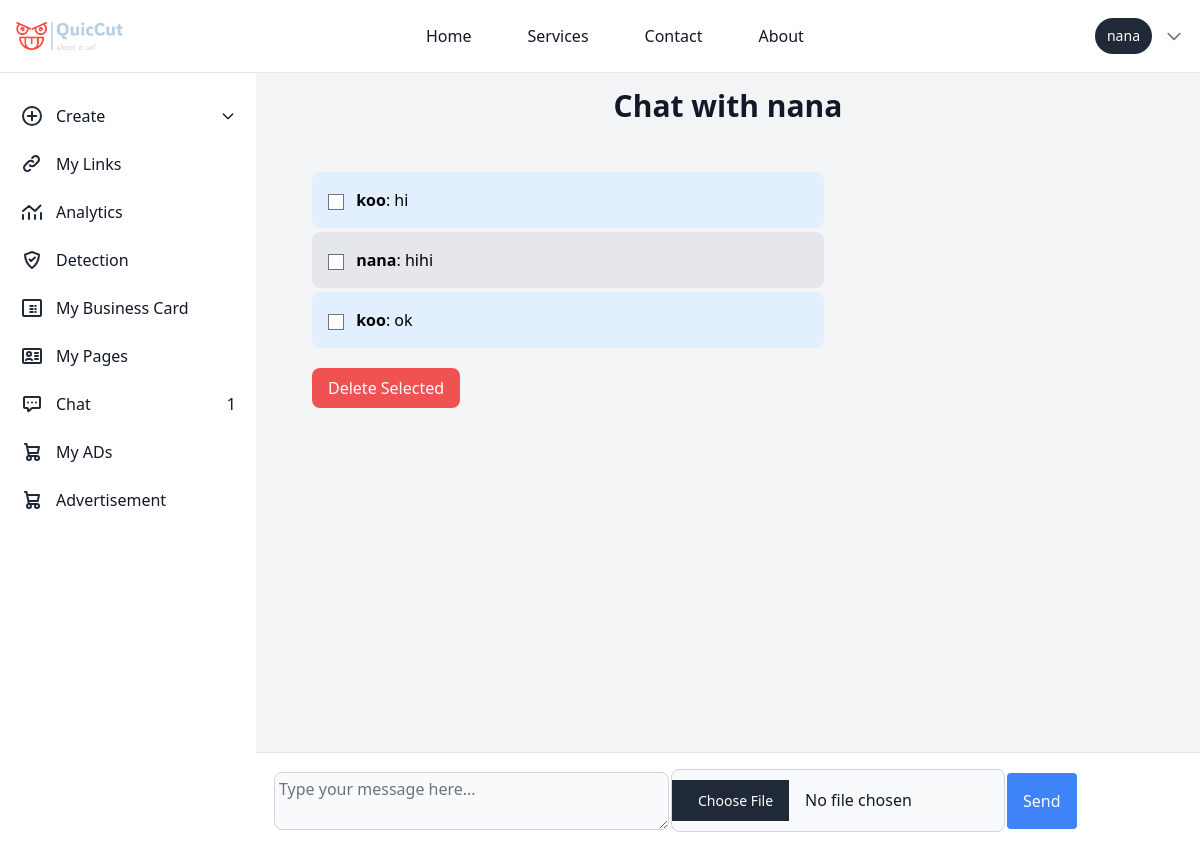
The page /chat/nana/ (signed in) on the database as committed earlier.
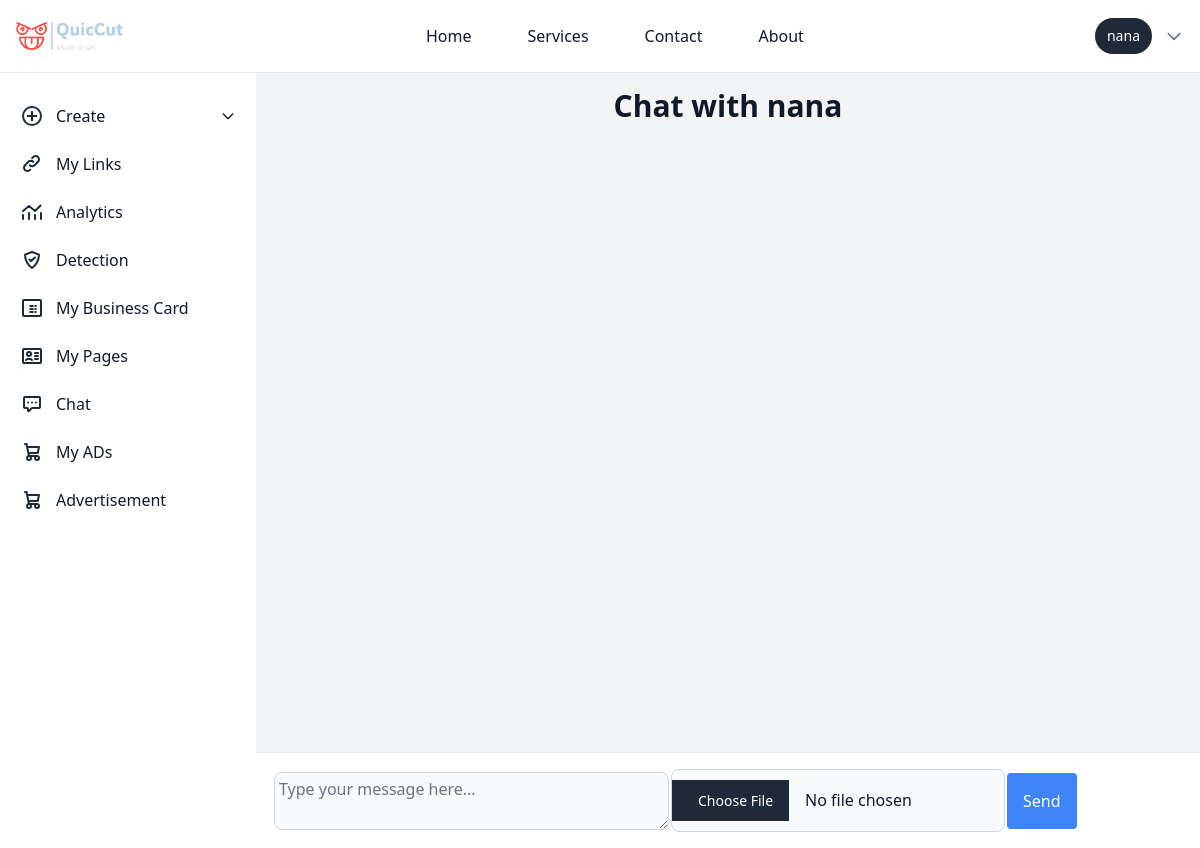
The same page on the database as committed later.
### chat/models.py (models this page shows, shortened)
class Message(models.Model):
    sender = models.ForeignKey(User, related_name='sent_messages', on_delete=models.CASCADE)
    receiver = models.ForeignKey(User, related_name='received_messages', on_delete=models.CASCADE)
    content = models.TextField()
    timestamp = models.DateTimeField(auto_now_add=True)
    is_read = models.BooleanField(default=False)
    file = models.FileField(upload_to='uploads/', blank=True, null=True)

### chat/views.py (the view)
# urls.py: path('<str:username>/', views.chat_detail, name='chat_detail'),
@login_required
def chat_detail(request, username):
    user = get_object_or_404(User, username=username)
    if request.method == 'POST':
        form = MessageForm(request.POST, request.FILES)
        if form.is_valid():
            message = form.save(commit=False)
            message.sender = request.user
            message.receiver = user
            message.save()
            send_mail(
                subject='New Message Notification',
                message=f'You have received a new message from {request.user.username}.',
                from_email='developeregyakofi@gmail.com',
                recipient_list=[user.email],
                fail_silently=False,
            )
            return redirect('chat_detail', username=user.username)
    else:
        form = MessageForm()
    messages = Message.objects.filter(
        (Q(sender=request.user) & Q(receiver=user)) |
        (Q(sender=user) & Q(receiver=request.user))
    ).order_by('timestamp')
    unread_messages = messages.filter(receiver=request.user, is_read=False)
    unread_messages.update(is_read=True)
    if request.method == 'POST':
        content = request.POST.get('content')
        if content:
            Message.objects.create(sender=request.user, receiver=user, content=content)
    if request.method == 'POST' and 'delete_message_ids' in request.POST:
        message_ids = request.POST.getlist('delete_message_ids')
        Message.objects.filter(id__in=message_ids).delete()
    return render(request, 'chat/chat_detail.html', {'messages': messages, 'form': form, 'user': user})

### chat/forms.py
class MessageForm(forms.ModelForm):
    class Meta:
        model = Message
        fields = ['content', 'file']
        widgets = {
            'content': forms.Textarea(attrs={
                'rows': 2,
                'class': 'p-1 text-md text-gray-900 bg-gray-50 rounded-lg border border-gray-300 focus:ring-blue-500 focus:border-blue-500 dark:bg-gray-700 dark:border-gray-600 dark:placeholder-gray-400 dark:text-white dark:focus:ring-blue-500 dark:focus:border-blue-500',
                'placeholder': 'Type your message here...'
            }),
                'file': forms.ClearableFileInput(attrs={
                'class': "p-2.5 text-md text-gray-900 bg-gray-50 rounded-lg border border-gray-300 focus:ring-blue-500 focus:border-blue-500 dark:bg-gray-700 dark:border-gray-600 dark:placeholder-gray-400 dark:text-white dark:focus:ring-blue-500 dark:focus:border-blue-500",
            }),
        }

### chat/templatetags/chat_tags.py (called while the page is built)
@register.simple_tag
def unread_message_count(user):
    return Message.objects.filter(receiver=user, is_read=False).count()

### templates/chat/chat_detail.html (shortened to what this page needs)
{% extends 'basehome/base.html' %}
{% block content %}
{% load static %}
<div class="bg-gray-100 p-10 sm:ml-64 mt-12 overflow-y-auto max-h-screen flex flex-col">
    <div class="w-full h-screen bg-gray-100">
    <div class="flex-none">
        <h1 class="text-center text-3xl font-bold text-gray-900 mb-8">Chat with {{ user.username }}</h1>
    </div>
    <div class="flex-1 overflow-y-auto p-4 space-y-4 mb-24">
        <form method="post">
            {% if messages %}
                {% for message in messages %}
                    <div class="mb-1 {% if message.sender == request.user %}bg-blue-100 self-end{% else %}bg-gray-200 self-start{% endif %} p-4 rounded-lg max-w-lg">
                        <input type="checkbox" name="delete_message_ids" value="{{ message.id }}" class="mr-2">
                        <strong>{{ message.sender.username }}</strong>: {{ message.content }}
                    </div>
                {% endfor %}
                <button type="submit" class="mt-4 bg-red-500 text-white px-4 py-2 rounded-lg hover:bg-red-600">Delete Selected</button>
            {% endif %}
        </form>
    </div>
    <div class="ml-64 bg-white p-4 border-t border-gray-200 fixed bottom-0 inset-x-0">
        <form method="post" enctype="multipart/form-data" class="flex space-x-0.5 items-center">
                {{ form.content }}
                    {{ form.file }}
                <button type="submit" class="bg-blue-500 text-white px-4 py-4 rounded hover:bg-blue-600">
                    Send
                </button>
            </div>
    </div>
</div>
</div>
{% endblock %}

### templates/basehome/base.html (shortened to what the changed rows need)
{% load compress %}
{% load static %}
{% load chat_tags %}
<!DOCTYPE html>
<html lang="en">
<head>
    {% compress css %}
    <link rel="stylesheet" href="{% static 'src/output.css' %}">
    {% endcompress %}
</head>
<body class="p-0 m-0">
{% if user.is_authenticated %}
    <nav class="bg-white">
      <aside id="logo-sidebar" class=" fixed mt-20 left-0 z-40 w-64 h-screen transition-transform -translate-x-full sm:translate-x-0" aria-label="Sidebar">
        <div class="h-full px-3 py-4 overflow-y-auto bg-white dark:bg-white-800">
        <div >
          <div >
            <ul id="sidebar" class="space-y-2 font-medium">
    <li>
      <a href="{% url 'chat_list' %}"  class="flex items-center p-2 text-gray-900 rounded-lg dark:text-white hover:bg-gray-100 dark:hover:bg-gray-700 group">
         <span class="flex-1 ms-3 whitespace-nowrap">Chat</span>
         {% load chat_tags %}
         {% unread_message_count user as unread_count %}
         {% if unread_count > 0 %}
             <span class="badge badge-danger">{{ unread_count }}</span>
         {% endif %}
      </a>
   </li>
            </ul>
          </div>
        </div>
        <br>
        <br>
        <br>
        <br>
      </nav>
      {% endif %}
      <div id="contentss">
      {% block content %}
      {% endblock %}
</body>
</html>

Rows that differ between the two databases and show on the page:
removed Message: sender.username "koo", content "hi"
removed Message: sender.username "nana", content "hihi"
removed Message: sender.username "koo", content "ok"
Other text that changed with them:
{{ unread_count }}: "1" → (not shown)
text no longer shown: "Delete Selected"
